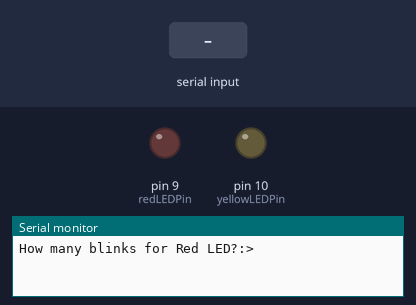
This sketch was run on a simulated Arduino Uno, built with avr-gcc and run on an emulated ATmega328P. Shown: output pins drawn as LEDs (lit = HIGH), the last lines printed to the serial monitor. Dashed ring = blinking. The inputs (shaded band) are chosen by the test bench.

Above: at 0.9 s.
1.0 s: "90,45\n" received over Serial
At 1.06 s:
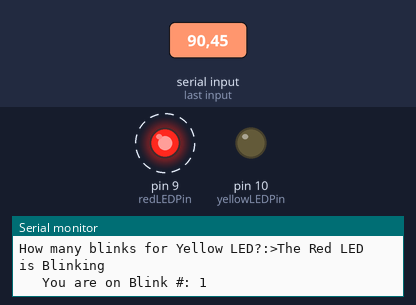
At 23.59 s:
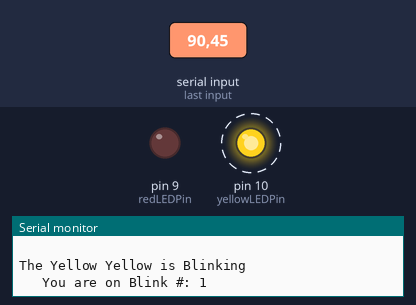
Timing chart, 0 to 25.2 s (numbered marks = the images above; inputs shaded):
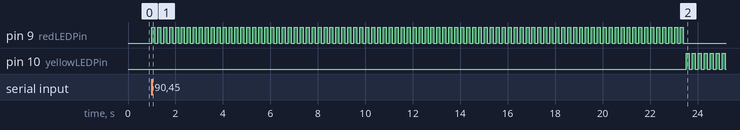

The sketch:

Arduino_serial.ino
```cpp
int redLEDPin=9; //Declare redLEDPin an int, and set to pin 9
int yellowLEDPin=10; //Declare yellowLEDPin an int, and set to pin 10
int redOnTime=125; //Declare redOnTime an int, and set to 250 mseconds
int redOffTime=125; //Declare redOffTime an int, and set to 250
int yellowOnTime=125; //Declare yellowOnTime an int, and set to 250
int yellowOffTime=125; //Declare yellowOffTime an int, and set to 250
int numYellowBlinks; //Number of times to blink yellow LED
int numRedBlinks;  //Number of times to blink red LED

void setup() {
  Serial.begin(115200);
  Serial.print("How many blinks for Red LED?:>");
  while(!Serial.available());
  numRedBlinks=Serial.parseInt();
  Serial.println();
  Serial.print("How many blinks for Yellow LED?:>");
  while(!Serial.available());
  numYellowBlinks=Serial.parseInt();
  pinMode(redLEDPin, OUTPUT);  // Tell Arduino that redLEDPin is an output pin
  pinMode(yellowLEDPin, OUTPUT);  //Tell Arduino that yellowLEDPin is an output pin
}

void loop() {

Serial.println("The Red LED is Blinking");
  for (int j=1; j<=numRedBlinks; j=j+1) {     // Start our for loop
    Serial.print("   You are on Blink #: ");
    Serial.println(j);
    digitalWrite(redLEDPin,HIGH); //Turn red LED on
    delay(redOnTime);             //Leave on for redOnTime
    digitalWrite(redLEDPin,LOW);  //Turn red LED off
    delay(redOffTime);            //Leave off for redOffTime
}
Serial.println(" ");
Serial.println("The Yellow Yellow is Blinking");
  for (int j=1; j<=numYellowBlinks; j=j+1) {     // Start our for loop
    Serial.print("   You are on Blink #: ");
    Serial.println(j);
    digitalWrite(yellowLEDPin,HIGH); //Turn yellow LED on
    delay(yellowOnTime);             //Leave on for yellowOnTime
    digitalWrite(yellowLEDPin,LOW);  //Turn yellow LED off
    delay(yellowOffTime);            //Leave off for yellowOffTime
}
Serial.println(" ");
}
```

Measured:
- after the input at 1.0 s, pin 9 (redLEDPin): alternates HIGH for 0.13 s and LOW for 0.13 s, 180 changes in all, then stays LOW, starting at once; pin 10 (yellowLEDPin): alternates HIGH for 0.13 s and LOW for 0.13 s, starting after 22.5 s
